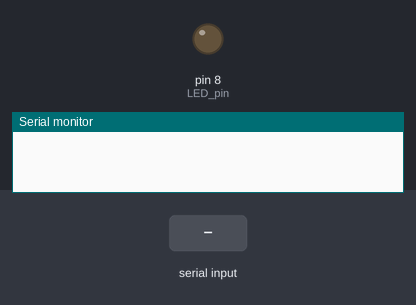
A sketch run on a simulated Arduino Nano, built with avr-gcc and run on an emulated ATmega328P. Shown: output pins drawn as LEDs (lit = HIGH), the last lines printed to the serial monitor. Dashed ring = blinking. Inputs (shaded band) come from the test bench.

Above: at 1.2 s.
1.3 s: "4" received over Serial
At 1.45 s:
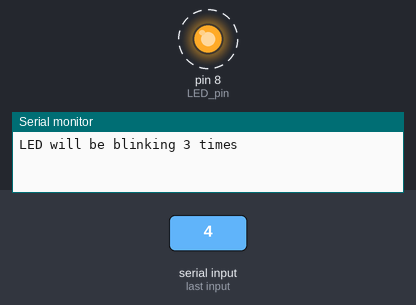
5.8 s: "2" received over Serial
At 6.4 s:
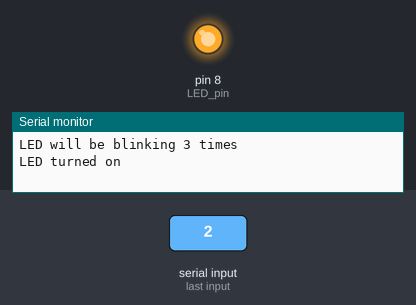
Timing chart, 0 to 8.8 s (numbered marks = the images above; inputs shaded):
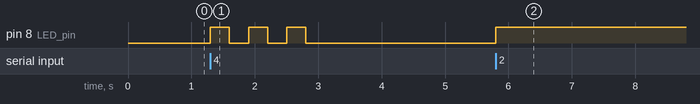

The sketch:

upload_sketch_by_bluetooth.ino
```cpp
/* Upload sketch via HC-05 bluetooth module
pin connection:
HC-05      Arduino Nano
STAGE  ->  reset
RXD    ->  1(TX)
TXD    ->  0(RX)
GND    ->  GND
VCC    ->  5V

Connect LED(with a 560 ohm resistor) on pin 8 to identify command receiving
After upload sketch, using terminal tool(e.g. CoolTerm) to send command via HC-05

Date: Feb, 2015
Author: Terence
*/

char a;

void setup () {
  Serial.begin(57600);        // set HC-05 baud rate
  pinMode(8, OUTPUT);         // LED pin
}

void getCommand() {
  // get charactor from serial port
  Serial.flush();
  while(Serial.available() == 0) {}
  while(Serial.available() > 0) {
    a = Serial.read();
  }
}

void loop () {
  getCommand();
  if(a == '1') {
    Serial.println("BT is ready");
  }
  else if(a == '2') {
    digitalWrite(8, HIGH);
    Serial.println("LED turned on");
  }
  else if(a == '3') {
    digitalWrite(8, LOW);
    Serial.println("LED turned off");
  }
  else if(a == '4') {
    Serial.println("LED will be blinking 3 times");
    for(int j = 1; j < 4; j++) {
      digitalWrite(8, HIGH);
      delay(300);
      digitalWrite(8, LOW);
      delay(300);
    }
  }
  else {
    Serial.println("unknown command (try 1, 2, 3 or 4)");
  }
}
```

Measured:
- after the input at 1.3 s, pin 8 (LED_pin): alternates HIGH for 0.30 s and LOW for 0.30 s, 6 changes in all, then stays LOW, starting at once
- after the input at 5.8 s, pin 8 (LED_pin): LOW → HIGH at once
